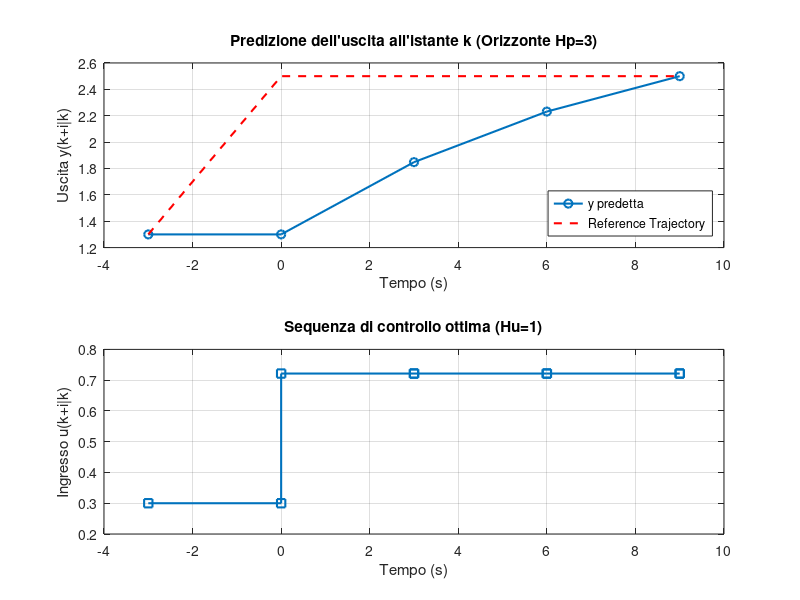
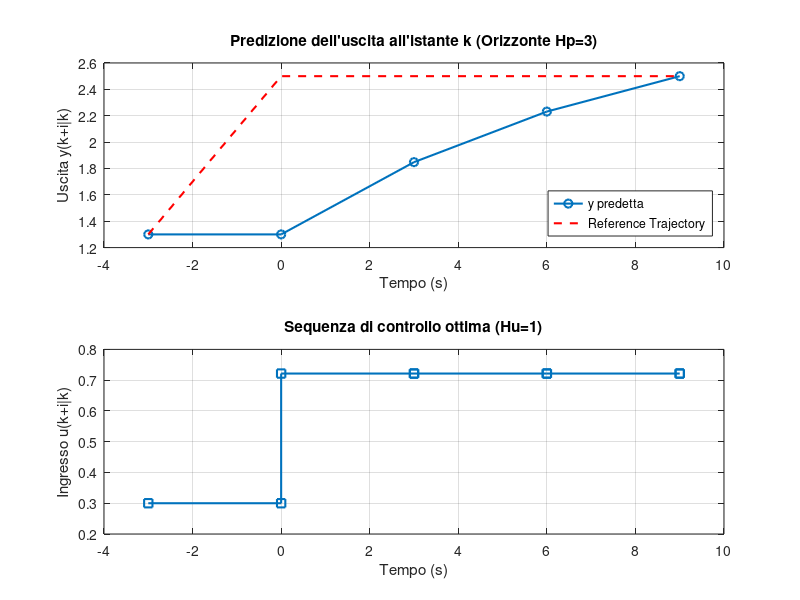
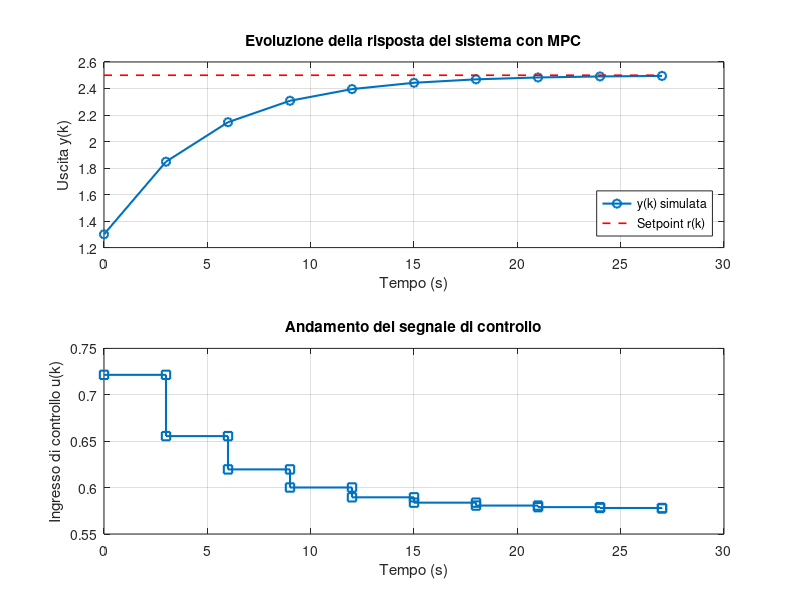
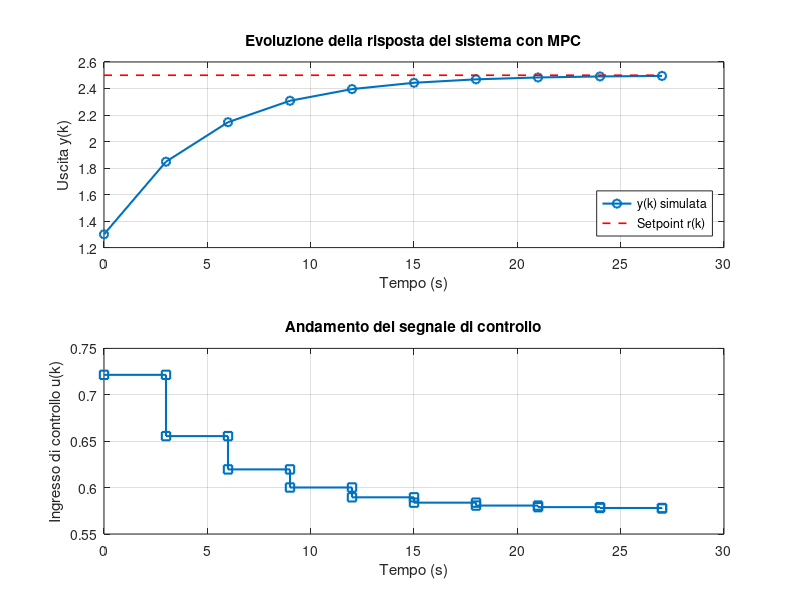

These figures' MATLAB source, in order:
%% ESERCIZIO 1 e 2 - Controllo Predittivo (MPC)
clear; clc; close all;

% --- Parametri del Processo ---
num = 1.3;
den = [1 -0.7];
Ts = 3;              % Tempo di campionamento (sec)

Hp = 3;              % Orizzonte di predizione (9 sec)
Hu = 1;              % Orizzonte di controllo (singola mossa)
set_point = 2.5;     % Traiettoria di set-point s(k+i)
Tref = 0;            % Costante di tempo della reference trajectory

u_prec = 0.3;        % u(k-1)
y_prec = 1.3;        % y(k-1)
y_attuale = 1.3;     % y(k)

fprintf('--- ESERCIZIO 1: Calcolo all''istante k ---\n');

% 1. Calcolo della Reference Trajectory all'istante Hp
epsilon = set_point - y_attuale; 
if Tref == 0
    epsilon_finale = 0;
else
    epsilon_finale = epsilon * exp(-Hp*Ts/Tref);
end
r_finale = set_point - epsilon_finale; 

% 2. Risposta Libera del sistema all'istante Hp
y_free = zeros(1, Hp);
y_free(1) = 0.7 * y_attuale + 1.3 * u_prec;
for i = 2:Hp
    y_free(i) = 0.7 * y_free(i-1) + 1.3 * u_prec;
end
y_free_finale = y_free(end);

% 3. Risposta Forzata al gradino unitario (Step Response) all'istante Hp
step_response = zeros(1, Hp);
step_response(1) = 1.3; % Risposta al primo istante
for i = 2:Hp
    step_response(i) = 0.7 * step_response(i-1) + 1.3;
end
y_step_finale = step_response(end);

% 4. Calcolo della mossa di controllo ottima (unico punto di coincidenza)
delta_u_hat = (r_finale - y_free_finale) / y_step_finale;
u_hat = u_prec + delta_u_hat;

fprintf('y_free(k+3|k): %.4f\n', y_free_finale);
fprintf('y_step(3): %.4f\n', y_step_finale);
fprintf('delta_u(k|k): %.4f\n', delta_u_hat);
fprintf('u(k|k) ottima: %.4f\n', u_hat);

%% --- GRAFICI ESERCIZIO 1 (Predizione all'istante k) ---
% Vogliamo plottare l'andamento da k-1 (passato) fino a k+Hp (futuro predetto)
time_pred = (-1:Hp) * Ts; % Asse dei tempi da -3 sec a +9 sec

y_pred_plot = zeros(1, length(time_pred));
u_pred_plot = zeros(1, length(time_pred));
ref_plot = zeros(1, length(time_pred));

% Valori al tempo k-1 (istante -3s)
y_pred_plot(1) = y_prec;
u_pred_plot(1) = u_prec;
ref_plot(1) = y_prec; % Prima del gradino

% Valori al tempo k (istante 0s)
y_pred_plot(2) = y_attuale;
u_pred_plot(2) = u_hat; % Da qui in poi applichiamo la mossa calcolata
ref_plot(2) = set_point;

% Calcoliamo l'evoluzione futura predetta per i prossimi Hp passi
for i = 1:Hp
    if i == 1
        y_pred_plot(2+i) = 0.7 * y_attuale + 1.3 * u_hat;
    else
        y_pred_plot(2+i) = 0.7 * y_pred_plot(2+i-1) + 1.3 * u_hat;
    end
    u_pred_plot(2+i) = u_hat; % Essendo Hu=1, l'ingresso rimane costante
    ref_plot(2+i) = set_point; % Tref=0, quindi reference coincide con set_point
end

% Generazione della figura
figure('Name', 'MPC Esercizio 1 - Predizione Open-Loop');
subplot(2,1,1);
plot(time_pred, y_pred_plot, '-o', 'LineWidth', 1.5); hold on;
plot(time_pred, ref_plot, '--r', 'LineWidth', 1.5);
xlabel('Tempo (s)'); ylabel('Uscita y(k+i|k)');
title('Predizione dell''uscita all''istante k (Orizzonte Hp=3)');
legend('y predetta', 'Reference Trajectory', 'Location', 'SouthEast');
grid on;

subplot(2,1,2);
stairs(time_pred, u_pred_plot, '-s', 'LineWidth', 1.5);
xlabel('Tempo (s)'); ylabel('Ingresso u(k+i|k)');
title('Sequenza di controllo ottima (Hu=1)');
grid on;

exportgraphics(gcf, 'Esercizio1_Simulazione.png', 'Resolution', 300);
savefig(gcf, 'Sessione_Grafici_Esercizio_1.fig');

%% --- ESERCIZIO 2: Calcolo all'istante k+1 ---
fprintf('\n--- ESERCIZIO 2: Calcolo all''istante k+1 ---\n');

% Applico l'ingresso calcolato per trovare la vera nuova uscita y(k+1)
y_next = 0.7 * y_attuale + 1.3 * u_hat;

% Aggiorno le condizioni iniziali per il passo k+1
y_attuale_2 = y_next;
u_prec_2 = u_hat;

% Reference trajectory a k+1 (Tref=0 quindi coincide istantaneamente col set_point)
r_finale_2 = set_point;

% Risposta libera a k+1
y_free_2 = zeros(1, Hp);
y_free_2(1) = 0.7 * y_attuale_2 + 1.3 * u_prec_2;
for i = 2:Hp
    y_free_2(i) = 0.7 * y_free_2(i-1) + 1.3 * u_prec_2;
end
y_free_finale_2 = y_free_2(end);

% La step response rimane invariata per sistemi lineari tempo-invarianti
% Calcolo mossa ottima k+1
delta_u_hat_2 = (r_finale_2 - y_free_finale_2) / y_step_finale;
u_hat_2 = u_prec_2 + delta_u_hat_2;

fprintf('y(k+1): %.4f\n', y_attuale_2);
fprintf('y_free(k+4|k+1): %.4f\n', y_free_finale_2);
fprintf('delta_u(k+1|k+1): %.4f\n', delta_u_hat_2);
fprintf('u(k+1|k+1) ottima: %.4f\n', u_hat_2);

%% --- SIMULAZIONE E GRAFICI ---
% Eseguiamo una simulazione per mostrare l'andamento effettivo
N_sim = 10;
y_sim = zeros(1, N_sim);
u_sim = zeros(1, N_sim);

y_sim(1) = y_prec;
u_sim(1) = u_hat; 

for k = 2:N_sim
    y_sim(k) = 0.7 * y_sim(k-1) + 1.3 * u_sim(k-1);
    
    % Ricalcoliamo l'MPC ad ogni passo (logica receding horizon)
    y_f = zeros(1, Hp);
    y_f(1) = 0.7 * y_sim(k) + 1.3 * u_sim(k-1);
    for i = 2:Hp
        y_f(i) = 0.7 * y_f(i-1) + 1.3 * u_sim(k-1);
    end
    du = (set_point - y_f(end)) / y_step_finale;
    u_sim(k) = u_sim(k-1) + du;
end

time = (0:N_sim-1) * Ts;

figure('Name', 'MPC Esercizi 1 e 2');
subplot(2,1,1);
plot(time, y_sim, '-o', 'LineWidth', 1.5); hold on;
plot(time, set_point*ones(1, N_sim), '--r', 'LineWidth', 1.2);
xlabel('Tempo (s)'); ylabel('Uscita y(k)');
title('Evoluzione della risposta del sistema con MPC');
legend('y(k) simulata', 'Setpoint r(k)', 'Location', 'SouthEast');
grid on;

subplot(2,1,2);
stairs(time, u_sim, '-s', 'LineWidth', 1.5);
xlabel('Tempo (s)'); ylabel('Ingresso di controllo u(k)');
title('Andamento del segnale di controllo');
grid on;

save('Dati_Esercizio_1_2.mat');

exportgraphics(gcf, 'Esercizio2_Simulazione.png', 'Resolution', 300);
savefig(gcf, 'Sessione_Grafici_Esercizio_2.fig');
